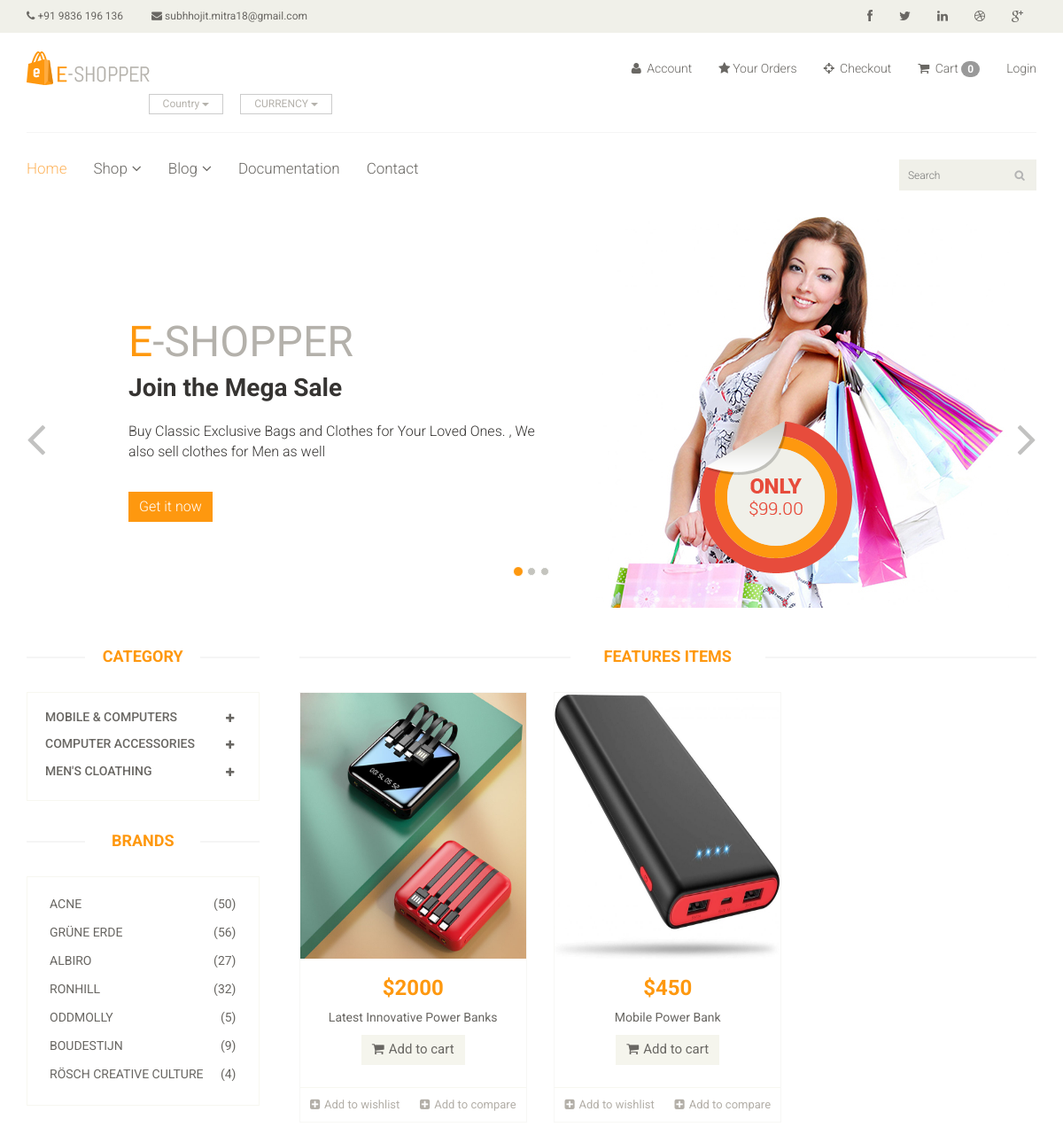
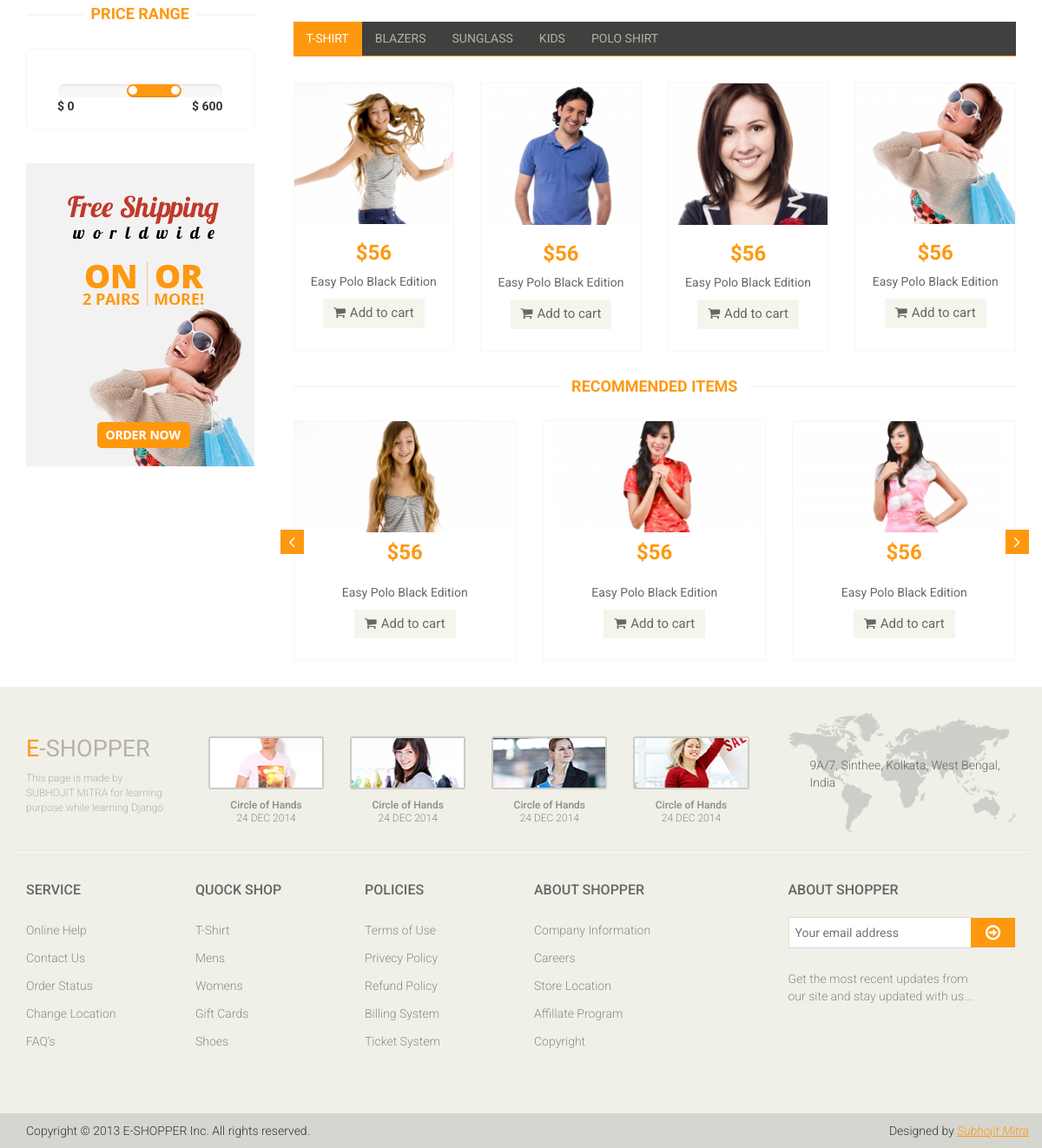
The app's page /?category=2 with its own data (2 pictures, top to bottom).
### app/models.py (models this page shows, shortened)
class Category(models.Model):
    name=models.CharField(max_length=150)

class Product(models.Model):
    category=models.ForeignKey(Category,on_delete=models.CASCADE,null=True)
    sub_category=models.ForeignKey(Sub_Category,on_delete=models.CASCADE,null=True)
    image=models.ImageField(upload_to='ecommerce/pimg')
    name=models.CharField(max_length=100)
    price=models.IntegerField()
    date=models.DateField(auto_now_add=True)

### e_commerce/views.py (the view)
# urls.py: path('',views.Index,name='index'),
def Index(request):
    category=Category.objects.all()
    categoryID=request.GET.get('category')
    if categoryID:
        product=Product.objects.filter(sub_category=categoryID).order_by('-id')
    else:
        product=Product.objects.all()
    context={
        'category':category,
        'product': product,
    }
    return render(request,'index.html',context)

### templates/index.html (shortened to what this page needs)
{% extends 'master.html' %}
{% block body %}
<section id="slider">
    <div class="container">
        <div class="row">
            <div class="col-sm-12">
                <div id="slider-carousel" class="carousel slide" data-ride="carousel">
                    <ol class="carousel-indicators">
                        <li data-target="#slider-carousel" data-slide-to="0" class="active"></li>
                        <li data-target="#slider-carousel" data-slide-to="1"></li>
                        <li data-target="#slider-carousel" data-slide-to="2"></li>
                    </ol>
                    <div class="carousel-inner">
                        <div class="item active">
                            <div class="col-sm-6">
                                <h1><span>E</span>-SHOPPER</h1>
                                <h2>Join the Mega Sale</h2>
                                <p>Buy Classic Exclusive Bags and Clothes for Your Loved Ones. , We also sell clothes for Men as well </p>
                                <button type="button" class="btn btn-default get">Get it now</button>
                            </div>
                            <div class="col-sm-6">
                                <img src="/static/images/home/girl1.jpg" class="girl img-responsive" alt="" />
                                <img src="/static/images/home/pricing.png"  class="pricing" alt="" />
                            </div>
                        </div>
                    </div>
                    <a href="#slider-carousel" class="left control-carousel hidden-xs" data-slide="prev">
                        <i class="fa fa-angle-left"></i>
                    </a>
                    <a href="#slider-carousel" class="right control-carousel hidden-xs" data-slide="next">
                        <i class="fa fa-angle-right"></i>
                    </a>
                </div>
            </div>
        </div>
    </div>
</section>
<section>
    <div class="container">
        <div class="row">
            <div class="col-sm-3">
                <div class="left-sidebar">
                    <h2>Category</h2>
                    <div class="panel-group category-products" id="accordian">
                        {% for cat in category %}
                        <div class="panel panel-default">
                            <div class="panel-heading">
                                <h4 class="panel-title">
                                    <a data-toggle="collapse" data-parent="#accordian" href="#{{cat.id}}">
                                        <span class="badge pull-right"><i class="fa fa-plus"></i></span>
                                        {{cat.name}}
                                    </a>
                                </h4>
                            </div>
                        </div>
                        {% endfor %}
                    </div>
                    <div class="brands_products">
                        <h2>Brands</h2>
                        <div class="brands-name">
                            <ul class="nav nav-pills nav-stacked">
                                <li><a href="#"> <span class="pull-right">(50)</span>Acne</a></li>
                                <li><a href="#"> <span class="pull-right">(56)</span>Grüne Erde</a></li>
                                <li><a href="#"> <span class="pull-right">(27)</span>Albiro</a></li>
                                <li><a href="#"> <span class="pull-right">(32)</span>Ronhill</a></li>
                                <li><a href="#"> <span class="pull-right">(5)</span>Oddmolly</a></li>
                                <li><a href="#"> <span class="pull-right">(9)</span>Boudestijn</a></li>
                                <li><a href="#"> <span class="pull-right">(4)</span>Rösch creative culture</a></li>
                            </ul>
                        </div>
                    </div>
                    <div class="price-range">
                        <h2>Price Range</h2>
                        <div class="well text-center">
                             <input type="text" class="span2" value="" data-slider-min="0" data-slider-max="600" data-slider-step="5" data-slider-value="[250,450]" id="sl2" ><br />
                             <b class="pull-left">$ 0</b> <b class="pull-right">$ 600</b>
                        </div>
                    </div>
                    <div class="shipping text-center">
                        <img src="/static/images/home/shipping.jpg" alt="" />
                    </div>
                </div>
            </div>
            <div class="col-sm-9 padding-right">
                <div class="features_items">
                    <h2 class="title text-center">Features Items</h2>
                    {% for prod in product %}
                    <div class="col-sm-4">
                        <div class="product-image-wrapper">
                            <div class="single-products">
                                    <div class="productinfo text-center">
                                        <img src="{{prod.image}}" alt="" height="300px"/>
                                        <h2>${{prod.price}}</h2>
                                        <p>{{prod.name}}</p>
                                        <a href="{% url 'cart_add' prod.id %}" class="btn btn-default add-to-cart"><i class="fa fa-shopping-cart"></i>Add to cart</a>
                                    </div>
                                    <div class="product-overlay">
                                        <div class="overlay-content">
                                        </div>
                                    </div>
                            </div>
                            <div class="choose">
                                <ul class="nav nav-pills nav-justified">
                                    <li><a href="#"><i class="fa fa-plus-square"></i>Add to wishlist</a></li>
                                    <li><a href="#"><i class="fa fa-plus-square"></i>Add to compare</a></li>
                                </ul>
                            </div>
                        </div>
                    </div>
                   {% endfor %}
                </div>
                <div class="category-tab">
                    <div class="col-sm-12">
                        <ul class="nav nav-tabs">
                            <li class="active"><a href="#tshirt" data-toggle="tab">T-Shirt</a></li>
                            <li><a href="#blazers" data-toggle="tab">Blazers</a></li>
                            <li><a href="#sunglass" data-toggle="tab">Sunglass</a></li>
                            <li><a href="#kids" data-toggle="tab">Kids</a></li>
                            <li><a href="#poloshirt" data-toggle="tab">Polo shirt</a></li>
                        </ul>
                    </div>
                    <div class="tab-content">
                        <div class="tab-pane fade active in" id="tshirt" >
                            <div class="col-sm-3">
                                <div class="product-image-wrapper">
                                    <div class="single-products">
                                        <div class="productinfo text-center">
                                            <img src="/static/images/home/gallery1.jpg" alt="" />
                                            <h2>$56</h2>
                                            <p>Easy Polo Black Edition</p>
                                            <a href="#" class="btn btn-default add-to-cart"><i class="fa fa-shopping-cart"></i>Add to cart</a>
                                        </div>
                                    </div>
                                </div>
                            </div>
                            <div class="col-sm-3">
                                <div class="product-image-wrapper">
                                    <div class="single-products">
                                        <div class="productinfo text-center">
                                            <img src="/static/images/home/gallery2.jpg" alt="" />
                                            <h2>$56</h2>
                                            <p>Easy Polo Black Edition</p>
                                            <a href="#" class="btn btn-default add-to-cart"><i class="fa fa-shopping-cart"></i>Add to cart</a>
                                        </div>
                                    </div>
                                </div>
                            </div>
                            <div class="col-sm-3">
                                <div class="product-image-wrapper">
                                    <div class="single-products">
                                        <div class="productinfo text-center">
                                            <img src="/static/images/home/gallery3.jpg" alt="" />
                                            <h2>$56</h2>
                                            <p>Easy Polo Black Edition</p>
                                            <a href="#" class="btn btn-default add-to-cart"><i class="fa fa-shopping-cart"></i>Add to cart</a>
                                        </div>
                                    </div>
                                </div>
                            </div>
                            <div class="col-sm-3">
                                <div class="product-image-wrapper">
                                    <div class="single-products">
                                        <div class="productinfo text-center">
                                            <img src="/static/images/home/gallery4.jpg" alt="" />
                                            <h2>$56</h2>
                                            <p>Easy Polo Black Edition</p>
                                            <a href="#" class="btn btn-default add-to-cart"><i class="fa fa-shopping-cart"></i>Add to cart</a>
                                        </div>
                                    </div>
                                </div>
                            </div>
                        </div>
                    </div>
                </div>
                <div class="recommended_items">
                    <h2 class="title text-center">recommended items</h2>
                    <div id="recommended-item-carousel" class="carousel slide" data-ride="carousel">
                        <div class="carousel-inner">
                            <div class="item active">
                                <div class="col-sm-4">
                                    <div class="product-image-wrapper">
                                        <div class="single-products">
                                            <div class="productinfo text-center">
                                                <img src="/static/images/home/recommend1.jpg" alt="" />
                                                <h2>$56</h2>
                                                <p>Easy Polo Black Edition</p>
                                                <a href="#" class="btn btn-default add-to-cart"><i class="fa fa-shopping-cart"></i>Add to cart</a>
                                            </div>
                                        </div>
                                    </div>
                                </div>
                                <div class="col-sm-4">
                                    <div class="product-image-wrapper">
                                        <div class="single-products">
                                            <div class="productinfo text-center">
                                                <img src="/static/images/home/recommend2.jpg" alt="" />
                                                <h2>$56</h2>
                                                <p>Easy Polo Black Edition</p>
                                                <a href="#" class="btn btn-default add-to-cart"><i class="fa fa-shopping-cart"></i>Add to cart</a>
                                            </div>
                                        </div>
                                    </div>
                                </div>
                                <div class="col-sm-4">
                                    <div class="product-image-wrapper">
                                        <div class="single-products">
                                            <div class="productinfo text-center">
                                                <img src="/static/images/home/recommend3.jpg" alt="" />
                                                <h2>$56</h2>
                                                <p>Easy Polo Black Edition</p>
                                                <a href="#" class="btn btn-default add-to-cart"><i class="fa fa-shopping-cart"></i>Add to cart</a>
                                            </div>
                                        </div>
                                    </div>
                                </div>
                            </div>
                        </div>
                         <a class="left recommended-item-control" href="#recommended-item-carousel" data-slide="prev">
                            <i class="fa fa-angle-left"></i>
                          </a>
                          <a class="right recommended-item-control" href="#recommended-item-carousel" data-slide="next">
                            <i class="fa fa-angle-right"></i>
                          </a>
                    </div>
                </div>
            </div>
        </div>
    </div>
</section>
{% endblock %}

### records on screen
Category: name "MOBILE & COMPUTERS"
Category: name "COMPUTER ACCESSORIES"
Category: name "MEN'S CLOATHING"
Product: image (picture), price "2000", name "Latest Innovative Power Banks"
Product: image (picture), price "450", name "Mobile Power Bank"

### other values on screen
{{ request.session.cart|length }} "0"
